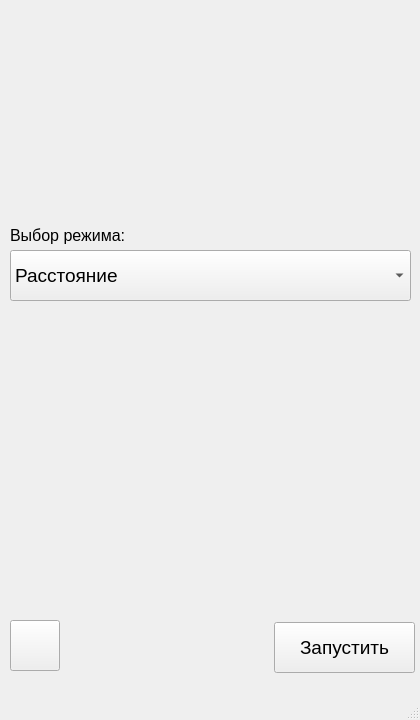
<?xml version="1.0" encoding="UTF-8"?>
<ui version="4.0">
 <class>MainWindow</class>
 <widget class="QMainWindow" name="MainWindow">
  <property name="geometry">
   <rect>
    <x>0</x>
    <y>0</y>
    <width>420</width>
    <height>720</height>
   </rect>
  </property>
  <property name="font">
   <font>
    <family>MS Shell Dlg 2</family>
   </font>
  </property>
  <property name="cursor">
   <cursorShape>OpenHandCursor</cursorShape>
  </property>
  <property name="windowTitle">
   <string>Главное меню</string>
  </property>
  <property name="autoFillBackground">
   <bool>true</bool>
  </property>
  <property name="styleSheet">
   <string notr="true"/>
  </property>
  <widget class="QWidget" name="centralwidget">
   <widget class="QLabel" name="ModeLabel">
    <property name="geometry">
     <rect>
      <x>10</x>
      <y>225</y>
      <width>401</width>
      <height>21</height>
     </rect>
    </property>
    <property name="font">
     <font>
      <family>MS Shell Dlg 2</family>
      <pointsize>12</pointsize>
     </font>
    </property>
    <property name="text">
     <string>Выбор режима:</string>
    </property>
   </widget>
   <widget class="QPushButton" name="SettingsButton">
    <property name="geometry">
     <rect>
      <x>10</x>
      <y>620</y>
      <width>50</width>
      <height>51</height>
     </rect>
    </property>
    <property name="font">
     <font>
      <family>Monotxt</family>
      <pointsize>21</pointsize>
      <kerning>false</kerning>
     </font>
    </property>
    <property name="cursor">
     <cursorShape>OpenHandCursor</cursorShape>
    </property>
    <property name="layoutDirection">
     <enum>Qt::LeftToRight</enum>
    </property>
    <property name="styleSheet">
     <string notr="true"/>
    </property>
    <property name="text">
     <string notr="true"/>
    </property>
    <property name="icon">
     <iconset>
      <normaloff>.</normaloff>.</iconset>
    </property>
    <property name="autoDefault">
     <bool>false</bool>
    </property>
    <property name="default">
     <bool>false</bool>
    </property>
    <property name="flat">
     <bool>false</bool>
    </property>
   </widget>
   <widget class="QPushButton" name="RunButton">
    <property name="geometry">
     <rect>
      <x>274</x>
      <y>622</y>
      <width>141</width>
      <height>51</height>
     </rect>
    </property>
    <property name="font">
     <font>
      <family>MS Shell Dlg 2</family>
      <pointsize>14</pointsize>
     </font>
    </property>
    <property name="cursor">
     <cursorShape>OpenHandCursor</cursorShape>
    </property>
    <property name="text">
     <string>Запустить</string>
    </property>
   </widget>
   <widget class="QLabel" name="RGD">
    <property name="geometry">
     <rect>
      <x>10</x>
      <y>10</y>
      <width>401</width>
      <height>200</height>
     </rect>
    </property>
    <property name="text">
     <string/>
    </property>
   </widget>
   <widget class="QComboBox" name="comboBox">
    <property name="geometry">
     <rect>
      <x>10</x>
      <y>250</y>
      <width>401</width>
      <height>51</height>
     </rect>
    </property>
    <property name="font">
     <font>
      <family>MS Shell Dlg 2</family>
      <pointsize>14</pointsize>
      <weight>50</weight>
      <bold>false</bold>
      <strikeout>false</strikeout>
     </font>
    </property>
    <property name="cursor">
     <cursorShape>OpenHandCursor</cursorShape>
    </property>
    <property name="layoutDirection">
     <enum>Qt::LeftToRight</enum>
    </property>
    <item>
     <property name="text">
      <string notr="true">Расстояние</string>
     </property>
    </item>
    <item>
     <property name="text">
      <string>Проверка на встречу</string>
     </property>
    </item>
    <item>
     <property name="text">
      <string>Расписание</string>
     </property>
    </item>
    <item>
     <property name="text">
      <string>Изменение расписания</string>
     </property>
    </item>
   </widget>
  </widget>
  <widget class="QMenuBar" name="menubar">
   <property name="geometry">
    <rect>
     <x>0</x>
     <y>0</y>
     <width>420</width>
     <height>26</height>
    </rect>
   </property>
  </widget>
  <widget class="QStatusBar" name="statusbar"/>
 </widget>
 <resources/>
 <connections/>
</ui>
